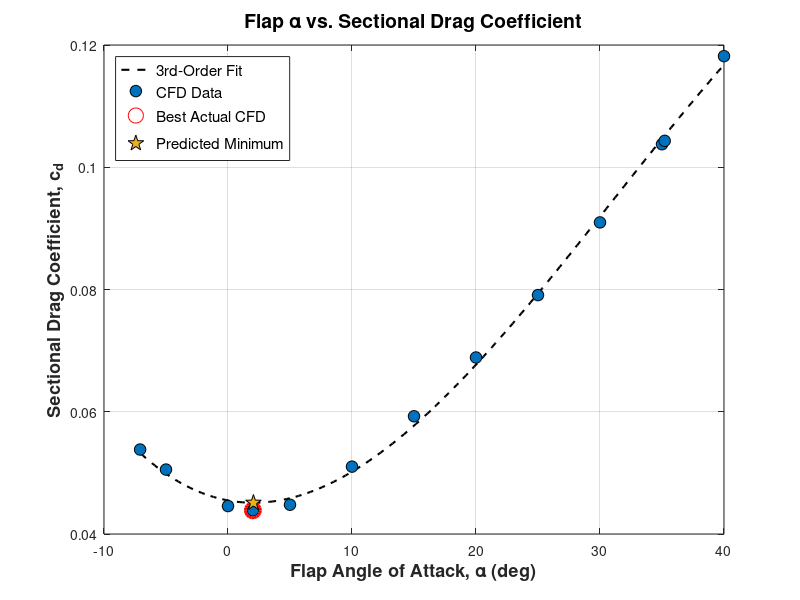

The MATLAB script that drew this image:
%% ==========================================================
% Iterative_Drag_Optimization.m
%
% Appends new CFD validation points
% Fits a 3rd-order polynomial to the attached flow region
% Calculates convergence error against the best CFD point
%% ==========================================================
clc;
clear;
close all;

%% ==========================================================
% 1. Input Data (Add your new CFD runs here)
%% ==========================================================
% Original dataset + newly validated point at 2.005 deg
flapAOA_raw = [-7.087; -5; 0; 2.005; 5; 10; 15; 20; 25; 30; 35; 35.218; 40; 45; 50; 55];
Cd_raw      = [0.053817; 0.050542; 0.044574; 0.043876; 0.044783; 0.051019; 0.059266; ...
               0.068876; 0.079087; 0.090977; 0.10377; 0.10432; 0.11818; ...
               0.29505; 0.3499; 0.39528];

%% ==========================================================
% 2. Filter & Sort Data
%% ==========================================================
% Exclude massive separation/stall points
valid_idx = flapAOA_raw <= 40; 
flapAOA = flapAOA_raw(valid_idx);
Cd = Cd_raw(valid_idx);

% Sort arrays in ascending order of AOA for clean plotting
[flapAOA, sortIdx] = sort(flapAOA);
Cd = Cd(sortIdx);

%% ==========================================================
% 3. 3rd-Order Polynomial Fit
%% ==========================================================
p = polyfit(flapAOA, Cd, 3);

%% ==========================================================
% 4. Find the Minimum Mathematically
%% ==========================================================
dp = polyder(p);
critical_points = roots(dp);

real_roots = critical_points(imag(critical_points) == 0);
valid_roots = real_roots(real_roots >= min(flapAOA) & real_roots <= max(flapAOA));

d2p = polyder(dp);
opt_AOA = [];
for i = 1:length(valid_roots)
    if polyval(d2p, valid_roots(i)) > 0
        opt_AOA = valid_roots(i);
        break;
    end
end

% Calculate newly predicted minimum Cd
opt_Cd = polyval(p, opt_AOA);

%% ==========================================================
% 5. Convergence Check
%% ==========================================================
% Find the lowest drag value actually achieved in CFD so far
[best_CFD_Cd, min_idx] = min(Cd);
best_CFD_AOA = flapAOA(min_idx);

% Calculate % change between model prediction and best CFD result
percent_change = abs((opt_Cd - best_CFD_Cd) / best_CFD_Cd) * 100;

%% ==========================================================
% 6. Print Results
%% ==========================================================
fprintf('=======================================\n');
fprintf('Iterative Drag Optimization\n');
fprintf('=======================================\n');
fprintf('Best CFD Point   : %.3f deg (c_d = %.5f)\n', best_CFD_AOA, best_CFD_Cd);
fprintf('New Predicted Min: %.3f deg (c_d = %.5f)\n', opt_AOA, opt_Cd);
fprintf('---------------------------------------\n');
fprintf('Convergence Error: %.2f%%\n', percent_change);

if percent_change < 1.0
    fprintf('>>> SUCCESS: Convergence reached (< 1%%) <<<\n');
else
    fprintf('>>> ACTION: Run CFD at %.3f deg <<<\n', opt_AOA);
end
fprintf('=======================================\n');

%% ==========================================================
% 7. Plotting (Professional Academic Format)
%% ==========================================================
AOA_fit = linspace(min(flapAOA), max(flapAOA), 200);
Cd_fit = polyval(p, AOA_fit);

% Force a white background for report export
figure('Name', 'Drag Bucket Refinement', 'Color', 'w', 'Position', [100, 100, 800, 600]);
hold on; grid on; box on;

% Plot the 3rd Order Fit first so it sits behind the data points
% Changed 'w--' to 'k--' (black dashed line) for light mode visibility
plot(AOA_fit, Cd_fit, 'k--', 'LineWidth', 1.5, 'DisplayName', '3rd-Order Fit');

% Scatter CFD Data
scatter(flapAOA, Cd, 70, 'MarkerEdgeColor', 'k', 'MarkerFaceColor', '#0072BD', ...
    'DisplayName', 'CFD Data');

% Highlight Best Actual CFD Run
scatter(best_CFD_AOA, best_CFD_Cd, 120, 'r', 'o', 'LineWidth', 2, ...
    'DisplayName', 'Best Actual CFD');

% New Prediction Point
scatter(opt_AOA, opt_Cd, 140, 'p', 'MarkerEdgeColor', 'k', 'MarkerFaceColor', '#EDB120', ...
    'DisplayName', 'Predicted Minimum');

% Labels and Title (Using TeX/LaTeX interpreter for professional formatting)
xlabel('Flap Angle of Attack, \alpha (deg)', 'FontWeight', 'bold', 'FontSize', 13);
ylabel('Sectional Drag Coefficient, c_d', 'FontWeight', 'bold', 'FontSize', 13);
title('Flap \alpha vs. Sectional Drag Coefficient', 'FontWeight', 'bold', 'FontSize', 14);

% Legend
legend('Location', 'northwest', 'FontSize', 11);
